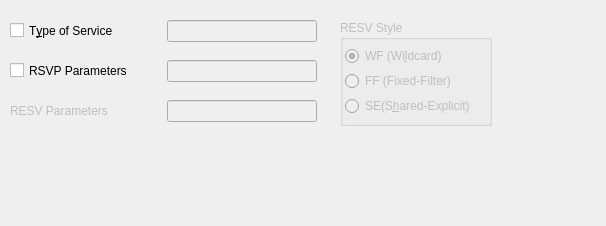
          <widget class="QWidget" name="tabPageIPV4Options" >
           <property name="geometry" >
            <rect>
             <x>0</x>
             <y>0</y>
             <width>606</width>
             <height>226</height>
            </rect>
           </property>
           <attribute name="title" >
            <string>IPv&amp;4 Options</string>
           </attribute>
           <widget class="QCheckBox" name="checkBoxRSVPParameters" >
            <property name="geometry" >
             <rect>
              <x>10</x>
              <y>60</y>
              <width>150</width>
              <height>21</height>
             </rect>
            </property>
            <property name="sizePolicy" >
             <sizepolicy vsizetype="Fixed" hsizetype="Fixed" >
              <horstretch>0</horstretch>
              <verstretch>0</verstretch>
             </sizepolicy>
            </property>
            <property name="minimumSize" >
             <size>
              <width>150</width>
              <height>0</height>
             </size>
            </property>
            <property name="maximumSize" >
             <size>
              <width>150</width>
              <height>16777215</height>
             </size>
            </property>
            <property name="text" >
             <string>RSVP Parameters</string>
            </property>
           </widget>
           <widget class="QCheckBox" name="checkBoxTypeOfService" >
            <property name="geometry" >
             <rect>
              <x>10</x>
              <y>20</y>
              <width>150</width>
              <height>21</height>
             </rect>
            </property>
            <property name="sizePolicy" >
             <sizepolicy vsizetype="Fixed" hsizetype="Fixed" >
              <horstretch>0</horstretch>
              <verstretch>0</verstretch>
             </sizepolicy>
            </property>
            <property name="minimumSize" >
             <size>
              <width>150</width>
              <height>0</height>
             </size>
            </property>
            <property name="maximumSize" >
             <size>
              <width>150</width>
              <height>16777215</height>
             </size>
            </property>
            <property name="text" >
             <string>T&amp;ype of Service</string>
            </property>
            <property name="shortcut" >
             <string>Alt+Y</string>
            </property>
           </widget>
           <widget class="QLineEdit" name="txtRSVPParameters" >
            <property name="enabled" >
             <bool>false</bool>
            </property>
            <property name="geometry" >
             <rect>
              <x>167</x>
              <y>60</y>
              <width>150</width>
              <height>22</height>
             </rect>
            </property>
            <property name="sizePolicy" >
             <sizepolicy vsizetype="Fixed" hsizetype="Fixed" >
              <horstretch>0</horstretch>
              <verstretch>0</verstretch>
             </sizepolicy>
            </property>
            <property name="minimumSize" >
             <size>
              <width>150</width>
              <height>0</height>
             </size>
            </property>
            <property name="maximumSize" >
             <size>
              <width>150</width>
              <height>16777215</height>
             </size>
            </property>
           </widget>
           <widget class="QLineEdit" name="txtTypeOfService" >
            <property name="enabled" >
             <bool>false</bool>
            </property>
            <property name="geometry" >
             <rect>
              <x>167</x>
              <y>20</y>
              <width>150</width>
              <height>22</height>
             </rect>
            </property>
            <property name="sizePolicy" >
             <sizepolicy vsizetype="Fixed" hsizetype="Fixed" >
              <horstretch>0</horstretch>
              <verstretch>0</verstretch>
             </sizepolicy>
            </property>
            <property name="minimumSize" >
             <size>
              <width>150</width>
              <height>0</height>
             </size>
            </property>
            <property name="maximumSize" >
             <size>
              <width>150</width>
              <height>16777215</height>
             </size>
            </property>
           </widget>
           <widget class="QGroupBox" name="groupRESVStyle" >
            <property name="enabled" >
             <bool>false</bool>
            </property>
            <property name="geometry" >
             <rect>
              <x>340</x>
              <y>20</y>
              <width>152</width>
              <height>106</height>
             </rect>
            </property>
            <property name="title" >
             <string>RESV Style</string>
            </property>
            <layout class="QVBoxLayout" >
             <property name="spacing" >
              <number>1</number>
             </property>
             <property name="margin" >
              <number>2</number>
             </property>
             <item>
              <widget class="QRadioButton" name="radioRSVPWF" >
               <property name="text" >
                <string>WF (Wi&amp;ldcard)</string>
               </property>
               <property name="checked" >
                <bool>true</bool>
               </property>
              </widget>
             </item>
             <item>
              <widget class="QRadioButton" name="radioRSVPFF" >
               <property name="text" >
                <string>FF (Fixed-Filter)</string>
               </property>
              </widget>
             </item>
             <item>
              <widget class="QRadioButton" name="radioRSVPSE" >
               <property name="text" >
                <string>SE(S&amp;hared-Explicit)</string>
               </property>
              </widget>
             </item>
            </layout>
           </widget>
           <widget class="QLineEdit" name="txtRESVParameters" >
            <property name="enabled" >
             <bool>false</bool>
            </property>
            <property name="geometry" >
             <rect>
              <x>167</x>
              <y>100</y>
              <width>150</width>
              <height>22</height>
             </rect>
            </property>
            <property name="sizePolicy" >
             <sizepolicy vsizetype="Fixed" hsizetype="Fixed" >
              <horstretch>0</horstretch>
              <verstretch>0</verstretch>
             </sizepolicy>
            </property>
            <property name="minimumSize" >
             <size>
              <width>150</width>
              <height>0</height>
             </size>
            </property>
            <property name="maximumSize" >
             <size>
              <width>150</width>
              <height>16777215</height>
             </size>
            </property>
           </widget>
           <widget class="QLabel" name="labelRESVParameters" >
            <property name="enabled" >
             <bool>false</bool>
            </property>
            <property name="geometry" >
             <rect>
              <x>10</x>
              <y>100</y>
              <width>150</width>
              <height>21</height>
             </rect>
            </property>
            <property name="sizePolicy" >
             <sizepolicy vsizetype="Fixed" hsizetype="Fixed" >
              <horstretch>0</horstretch>
              <verstretch>0</verstretch>
             </sizepolicy>
            </property>
            <property name="minimumSize" >
             <size>
              <width>150</width>
              <height>0</height>
             </size>
            </property>
            <property name="maximumSize" >
             <size>
              <width>150</width>
              <height>16777215</height>
             </size>
            </property>
            <property name="text" >
             <string>RESV Parameters</string>
            </property>
            <property name="wordWrap" >
             <bool>false</bool>
            </property>
           </widget>
          </widget>
